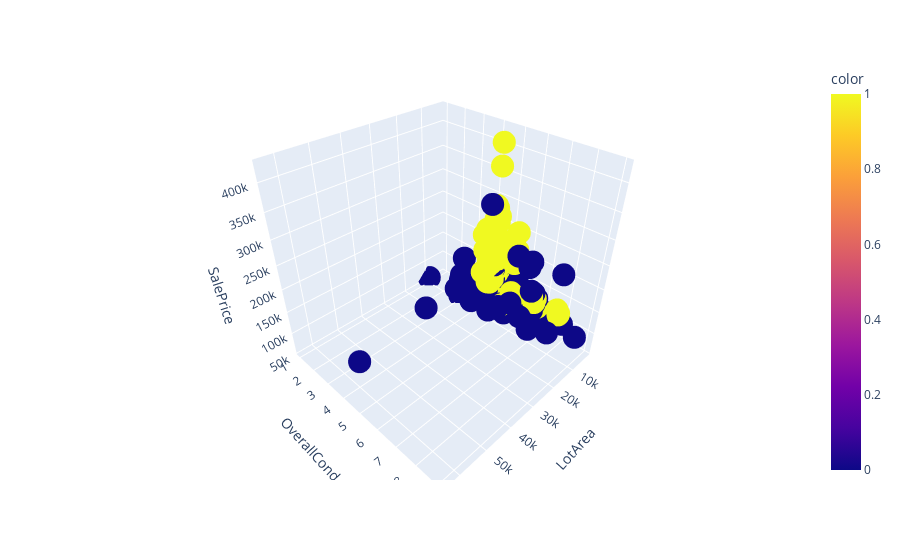

Notebook code for this chart:
### Code cell
auc_scores = perform_rkde_experiment(
    algos,
    dataset,
    dataset_options,
    outlierprop_range,
    kernel,
)

### Figure 1 — Plotly figure (JSON) as saved in the notebook; plotly's stock layout.template omitted (floating-point values rounded to 4 significant figures; data arrays with more than 128 entries replaced by an {"elided": "..."} marker saying what was removed)
{"data": [{"hovertemplate": "LotArea=%{x}<br>OverallCond=%{y}<br>SalePrice=%{z}<br>color=%{marker.color}<extra></extra>", "legendgroup": "", "marker": {"color": {"elided": "250 int values"}, "coloraxis": "coloraxis", "symbol": "circle"}, "mode": "markers", "name": "", "scene": "scene", "showlegend": false, "type": "scatter3d", "x": {"elided": "250 int values"}, "y": {"elided": "250 int values"}, "z": {"elided": "250 int values"}}], "layout": {"coloraxis": {"colorbar": {"title": {"text": "color"}}, "colorscale": [[0, "#0d0887"], [0.1111, "#46039f"], [0.2222, "#7201a8"], [0.3333, "#9c179e"], [0.4444, "#bd3786"], [0.5556, "#d8576b"], [0.6667, "#ed7953"], [0.7778, "#fb9f3a"], [0.8889, "#fdca26"], [1, "#f0f921"]]}, "legend": {"tracegroupgap": 0}, "margin": {"t": 60}, "scene": {"domain": {"x": [0, 1], "y": [0, 1]}, "xaxis": {"title": {"text": "LotArea"}}, "yaxis": {"title": {"text": "OverallCond"}}, "zaxis": {"title": {"text": "SalePrice"}}}}}
